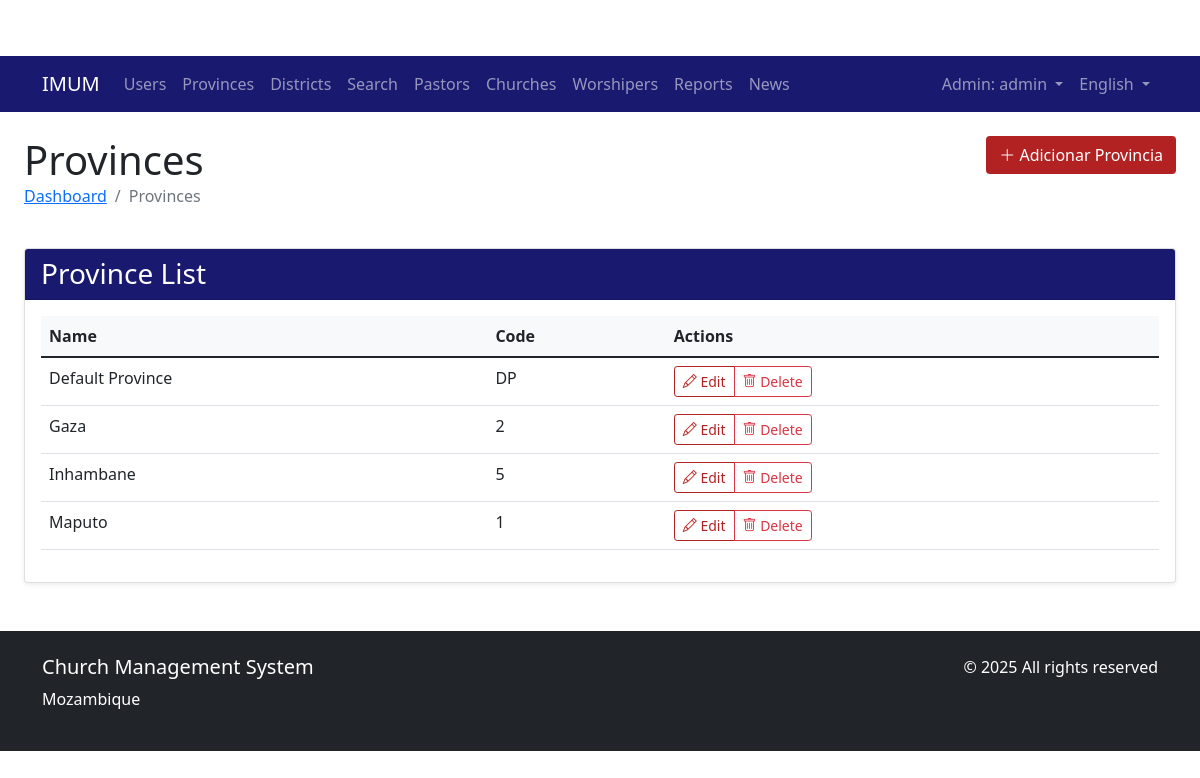
Page /provinces/ (signed in) on the committed database.
### church/models.py (models this page shows, shortened)
class User(AbstractUser):
    ROLE_CHOICES = (
        ('ADMIN', _('Admin')),
        ('MAIN_REVEREND', _('Main Reverend')),
        ('PASTOR', _('Pastor')),
    )
    GENDER_CHOICES = (
        ('M', _('Male')),
        ('F', _('Female')),
        ('O', _('Other')),
    )
    PASTOR_CATEGORY_CHOICES = (
        ('DEACON', _('Deacon')),
        ('PROBATIONARY', _('Probationary')),
        ('PRESBYTER', _('Presbyter')),
    )
    role = models.CharField(max_length=20, choices=ROLE_CHOICES, default='PASTOR')
    phone_number = models.CharField(max_length=20, blank=True, null=True)
    profile_picture = models.ImageField(upload_to='profile_pics/', blank=True, null=True)
    address = models.TextField(blank=True, null=True)
    gender = models.CharField(max_length=1, choices=GENDER_CHOICES, blank=True, null=True)
    date_of_birth = models.DateField(blank=True, null=True)
    created_by = models.ForeignKey(
        'self',
        on_delete=models.SET_NULL,
        null=True,
        blank=True,
        related_name='created_users',
        verbose_name=_('Created By')
    )
    groups = models.ManyToManyField(
        Group,
        verbose_name=_('groups'),
        blank=True,
        help_text=_(
            'The groups this user belongs to. A user will get all permissions '
            'granted to each of their groups.'
        ),
        related_name="church_user_set",
        related_query_name="church_user",
    )
    user_permissions = models.ManyToManyField(
        Permission,
        verbose_name=_('user permissions'),
        blank=True,
        help_text=_('Specific permissions for this user.'),
        related_name="church_user_set",
        related_query_name="church_user",
    )
    pastor_category = models.CharField(
        max_length=20,
        choices=PASTOR_CATEGORY_CHOICES,
        null=True,
        blank=True,
        verbose_name=_('Pastor Category')
    )
    class Meta:
        verbose_name = _('user')
        verbose_name_plural = _('users')

class Province(models.Model):
    name = models.CharField(max_length=100, unique=True)
    code = models.CharField(max_length=10, unique=True)
    class Meta:
        verbose_name = _('Province')
        verbose_name_plural = _('Provinces')
        ordering = ['name']

### church/views.py (the view)
# urls.py: path('provinces/', views.province_list, name='province_list'),
@login_required
def province_list(request):
    if not request.user.is_superuser and request.user.role != 'ADMIN':
        messages.error(request, _('You do not have permission to view this page.'))
        return redirect('dashboard')
    queryset = Province.objects.all().order_by('name')
    provinces, per_page = get_paginated_queryset(request, queryset)
    context = {
        'provinces': provinces,
        'per_page': per_page,
    }
    return render(request, 'church/location/province_list.html', context)

### church/views.py (called while the page is built)
def get_paginated_queryset(request, queryset, default_per_page=30):
    per_page = request.GET.get('per_page', default_per_page)
    try:
        per_page = int(per_page)
        if per_page not in [30, 50, 100]:
            per_page = default_per_page
    except ValueError:
        per_page = default_per_page
    paginator = Paginator(queryset, per_page)
    page = request.GET.get('page')
    paginated = paginator.get_page(page)
    return paginated, per_page

### templates/church/location/province_list.html (shortened to what this page needs)
{% extends "church/base.html" %}
{% load i18n %}
{% block content %}
<div class="container-fluid">
    <div class="row mb-4">
        <div class="col">
            <h1 class="mb-0">{% trans "Provinces" %}</h1>
            <nav aria-label="breadcrumb">
                <ol class="breadcrumb">
                    <li class="breadcrumb-item"><a href="{% url 'church:dashboard' %}">{% trans "Dashboard" %}</a></li>
                    <li class="breadcrumb-item active" aria-current="page">{% trans "Provinces" %}</li>
                </ol>
            </nav>
        </div>
        <div class="col-auto">
            <a href="{% url 'church:province_create' %}" class="btn" style="background-color: #B22222; color: white;">
                <i class="bi bi-plus-lg"></i> {% trans "Add Province" %}
            </a>
        </div>
    </div>
    <div class="card shadow-sm">
        <div class="card-header" style="background-color: #191970; color: white;">
            <h3 class="card-title mb-0">{% trans "Province List" %}</h3>
        </div>
        <div class="card-body">
            {% if provinces %}
            <div class="table-responsive">
                <table class="table table-hover">
                    <thead>
                        <tr>
                            <th>{% trans "Name" %}</th>
                            <th>{% trans "Code" %}</th>
                            <th>{% trans "Actions" %}</th>
                        </tr>
                    </thead>
                    <tbody>
                        {% for province in provinces %}
                        <tr>
                            <td>{{ province.name }}</td>
                            <td>{{ province.code }}</td>
                            <td>
                                <div class="btn-group btn-group-sm">
                                    <a href="{% url 'church:province_edit' province.pk %}" class="btn btn-outline-primary">
                                        <i class="bi bi-pencil"></i> {% trans "Edit" %}
                                    </a>
                                    <a href="{% url 'church:province_delete' province.pk %}" class="btn btn-outline-danger">
                                        <i class="bi bi-trash"></i> {% trans "Delete" %}
                                    </a>
                                </div>
                            </td>
                        </tr>
                        {% endfor %}
                    </tbody>
                </table>
            </div>
            {% endif %}
        </div>
    </div>
</div>
{% endblock %}

### templates/church/base.html (shortened to what this page needs)
<!DOCTYPE html>
{% load i18n static %}
<html lang="{% if LANGUAGE_CODE %}{{ LANGUAGE_CODE }}{% else %}en{% endif %}">
<head>
    <link href="https://cdn.jsdelivr.net/npm/bootstrap@5.1.3/dist/css/bootstrap.min.css" rel="stylesheet">
    <link rel="stylesheet" href="https://cdn.jsdelivr.net/npm/bootstrap-icons@1.8.1/font/bootstrap-icons.css">
    <link rel="stylesheet" href="{% static 'css/custom.css' %}">
</head>
<body>
    <nav class="navbar navbar-expand-lg navbar-dark" style="background-color: #191970;">
        <div class="container">
            <a class="navbar-brand" href="{% url 'church:dashboard' %}">IMUM</a>
            <div class="collapse navbar-collapse" id="navbarNav">
                <ul class="navbar-nav me-auto">
                    {% if user.is_authenticated %}
                        {% if user.is_superuser or user.role == 'ADMIN' %}
                            <li class="nav-item">
                                <a class="nav-link" href="{% url 'church:user_list' %}">{% trans "Users" %}</a>
                            </li>
                            <li class="nav-item">
                                <a class="nav-link" href="{% url 'church:province_list' %}">{% trans "Provinces" %}</a>
                            </li>
                            <li class="nav-item">
                                <a class="nav-link" href="{% url 'church:district_list' %}">{% trans "Districts" %}</a>
                            </li>
                            <li class="nav-item">
                                <a class="nav-link" href="{% url 'church:search' %}">{% trans "Search" %}</a>
                            </li>
                        {% endif %}
                        {% if user.is_superuser or user.role == 'ADMIN' or user.role == 'MAIN_REVEREND' %}
                            <li class="nav-item">
                                <a class="nav-link" href="{% url 'church:pastor_list' %}">{% trans "Pastors" %}</a>
                            </li>
                            <li class="nav-item">
                                <a class="nav-link" href="{% url 'church:church_list' %}">{% trans "Churches" %}</a>
                            </li>
                        {% endif %}
                        <li class="nav-item">
                            <a class="nav-link" href="{% url 'church:worshiper_list' %}">{% trans "Worshipers" %}</a>
                        </li>
                        <li class="nav-item">
                            <a class="nav-link" href="{% url 'church:reports' %}">{% trans "Reports" %}</a>
                        </li>
                        <li class="nav-item">
                            <a class="nav-link" href="{% url 'church:news_list' %}">{% trans "News" %}</a>
                        </li>
                    {% endif %}
                </ul>
                <ul class="navbar-nav">
                    {% if user.is_authenticated %}
                        <li class="nav-item dropdown">
                            <a class="nav-link dropdown-toggle" href="#" id="navbarDropdown" role="button" data-bs-toggle="dropdown">
                                {{ user.get_role_display }}: {{ user.username }}
                            </a>
                        </li>
                    {% else %}
                        <li class="nav-item">
                            <a class="nav-link" href="{% url 'church:login' %}">{% trans "Login" %}</a>
                        </li>
                    {% endif %}
                    <li class="nav-item dropdown">
                        <a class="nav-link dropdown-toggle" href="#" id="languageDropdown" role="button" data-bs-toggle="dropdown">
                            {% if LANGUAGE_CODE == 'pt' %}Português{% else %}English{% endif %}
                        </a>
                    </li>
                </ul>
            </div>
        </div>
    </nav>
    <div class="container-fluid mt-4">
        {% block content %}
        {% endblock %}
    </div>
    <footer class="bg-dark text-white py-4 mt-5">
        <div class="container">
            <div class="row">
                <div class="col-md-6">
                    <h5>{% trans "Church Management System" %}</h5>
                    <p>{% trans "Mozambique" %}</p>
                </div>
                <div class="col-md-6 text-md-end">
                    <p>&copy; {% now "Y" %} {% trans "All rights reserved" %}</p>
                </div>
            </div>
        </div>
    </footer>
</body>
</html>

### static/css/custom.css (style rules this page uses)
:root { --primary-color: #B22222; --secondary-color: #191970; }
body { padding-top: 56px; }
.btn-outline-primary { color: var(--primary-color); border-color: var(--primary-color); }
.navbar { background-color: var(--secondary-color) !important; }
.card-header { font-weight: 600; }
.table th { background-color: #f8f9fa; }

### rows in the picture
User: role "Admin", username "admin"
Province: name "Default Province", code "DP"
Province: name "Gaza", code "2"
Province: name "Inhambane", code "5"
Province: name "Maputo", code "1"
